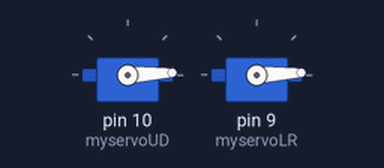
Bench run of a sketch on a simulated Arduino Uno, built with avr-gcc and run on an emulated ATmega328P. Shown: 2 × servo.

Above: at 0.05 s.
At 1.35 s:
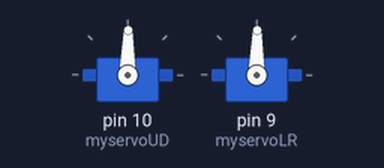
At 2.65 s:
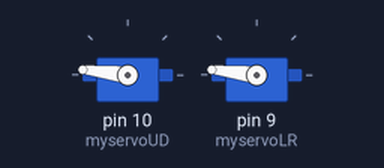
At 5.25 s:
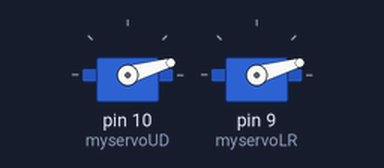
Timing chart, 0 to 7.1 s (numbered marks = the images above):
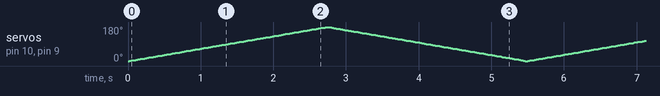

The sketch:

servo_controller.ino
```cpp
#include <Servo.h>

Servo myservoUD;
Servo myservoLR;
int pos = 0;

void setup() {
  myservoUD.attach(10);
  myservoLR.attach(9);
}

void loop() {
  for (pos = 0; pos <= 180; pos += 1) {
    myservoUD.write(pos);
    myservoLR.write(pos);
    delay(15);
  }
  for (pos = 180; pos >= 0; pos -= 1) {
    myservoUD.write(pos);
    myservoLR.write(pos);
    delay(15);
  }
}
```
